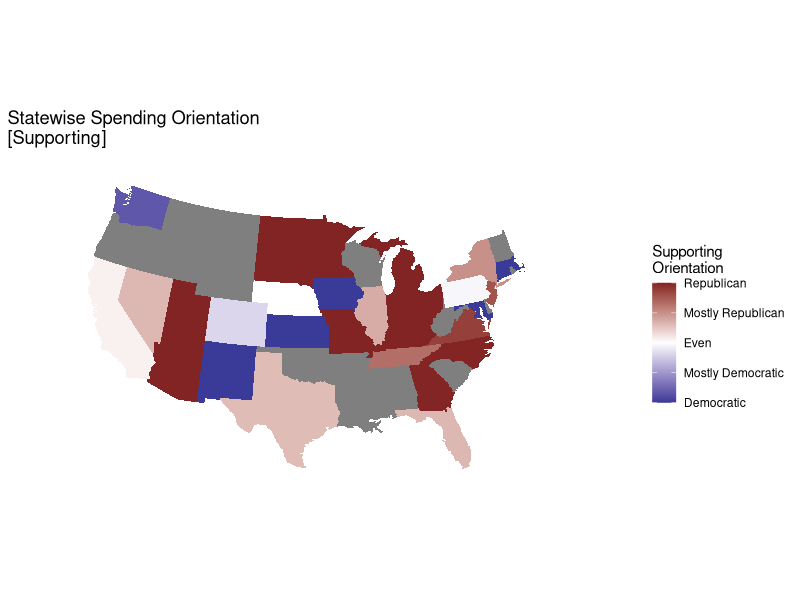

This figure's R source:
#!/usr/bin/Rscript

require(ggplot2)
require(plyr)
require(maps)
require(grid)
require(mapproj)
require(scales)

pac <- read.csv("./committee_summary.csv", header=TRUE)
p <- pac
names(p)[12] <- "receipts"

sd <- ddply(p, "state", summarize, sd = sum(IEs.support.dems, na.rm=TRUE))

states_map <- map_data("state")

sd$statelc <- tolower(state.name[match(sd$state, state.abb)])

sd$statelc[9] <- "district of columbia"

sr <- ddply(p, "state", summarize, sr = sum(IEs.support.reps, na.rm=TRUE))

sp <- sd

sp$sr <- sr$sr

sp$pscore <- (sp$sr-sp$sd)/(sp$sd+sp$sr)

clean_theme <- theme(axis.title = element_blank(), axis.text=element_blank(), panel.background=element_blank(), panel.grid=element_blank(), axis.ticks.length = unit(0, "cm"), complete=TRUE)

ggplot(sp, aes(map_id = statelc, fill=pscore)) + 
  geom_map(map=states_map) + 
  expand_limits(x=states_map$long, y=states_map$lat) + 
  coord_map("polyconic") + 
  scale_fill_gradient2(high=muted("red"), 
                       low=muted("blue"), 
                       mid="white",
                       labels=c("Democratic","Mostly Democratic", "Even", "Mostly Republican", "Republican")) + 
  labs(fill="Supporting\nOrientation") + 
  ggtitle("Statewise Spending Orientation\n[Supporting]") +
  clean_theme
